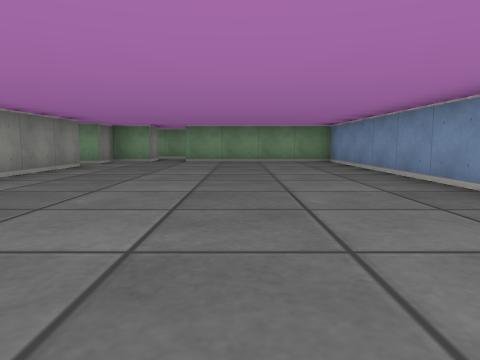
view 1 (above)

22 first-person views from a walk through a cub3D level. The camera is about half as high as the walls, tilts 6° down and sees 70° across. The floor is counted in squares. Each view is taken from the middle of a square. On the plan, view 1 faces up. The plan holds only what a view shows up to about 9 squares ahead; the rest is blank.

view 2
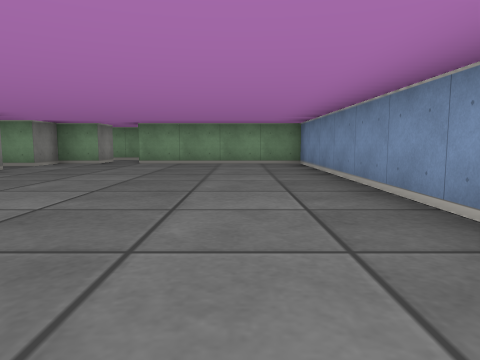

view 3
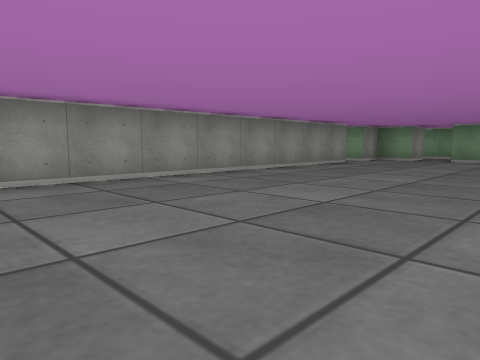

view 4
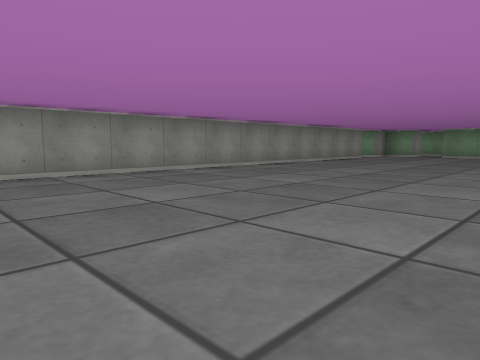

view 5
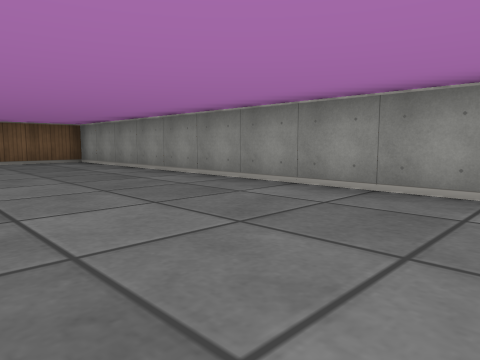

view 6
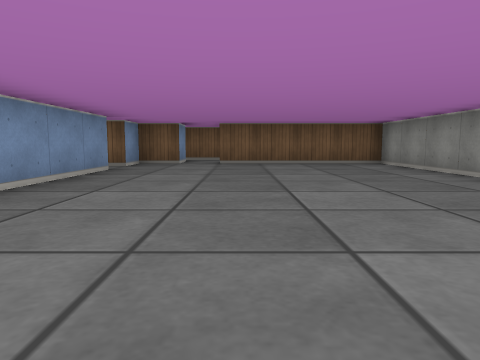

view 7
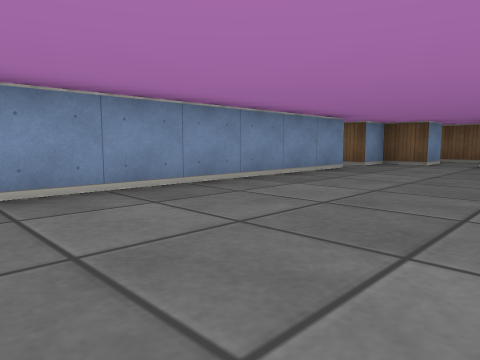

view 8
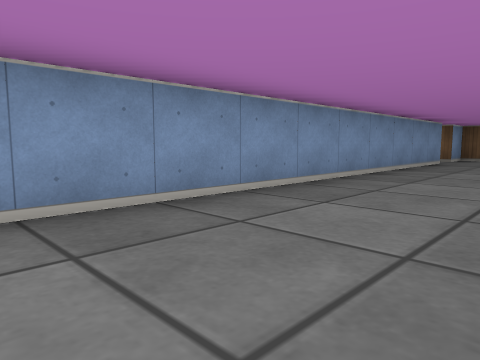

view 9
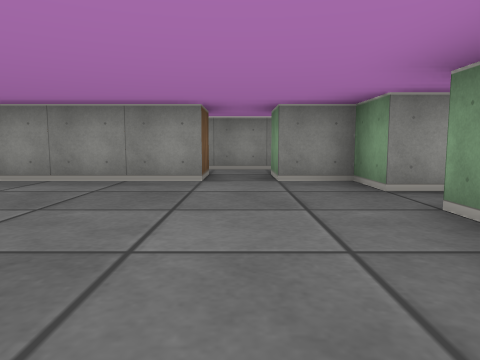

view 10
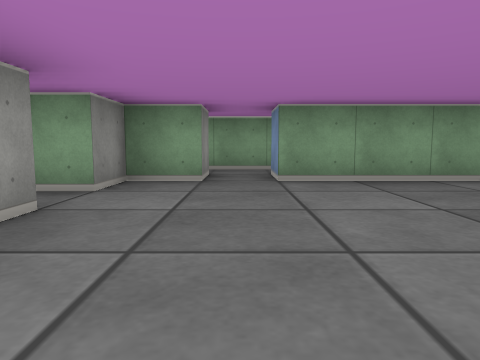

view 11
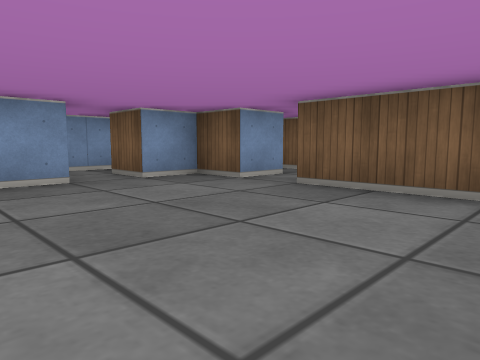

view 12
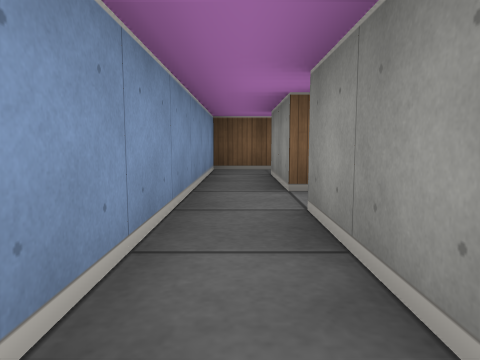

view 13
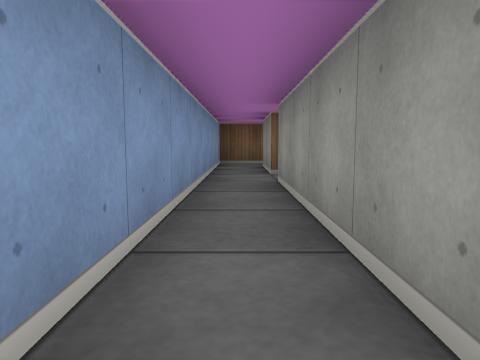

view 14
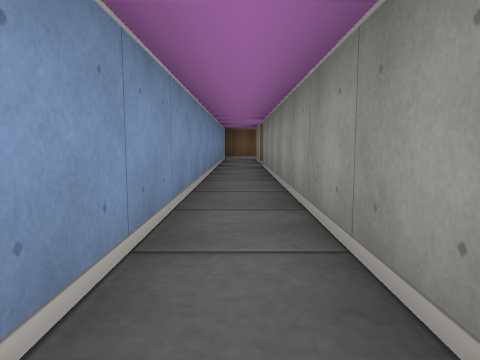

view 15
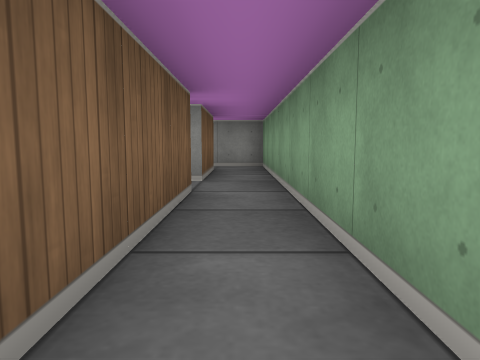

view 16
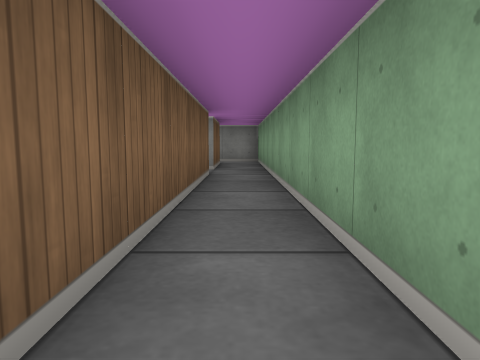

view 17
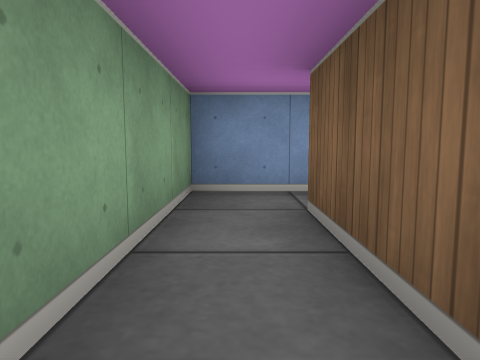

view 18
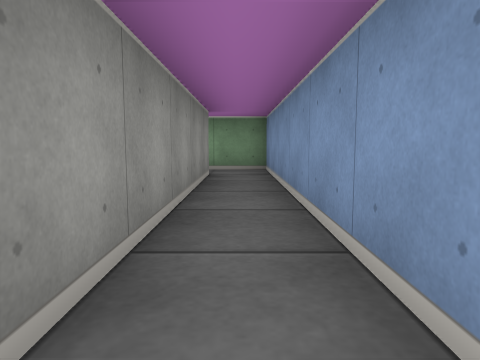

view 19
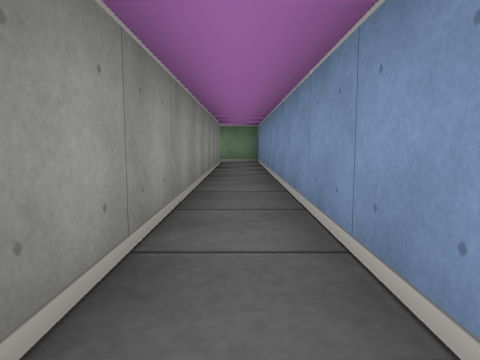

view 20
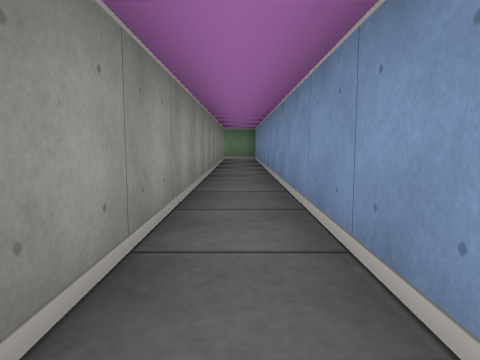

view 21
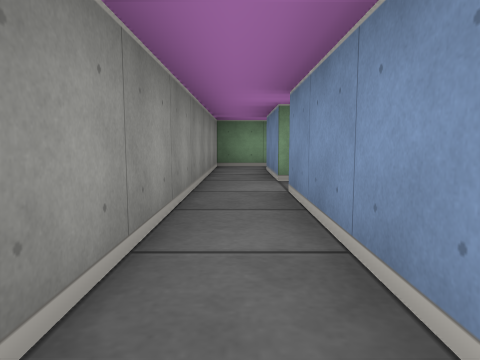

view 22
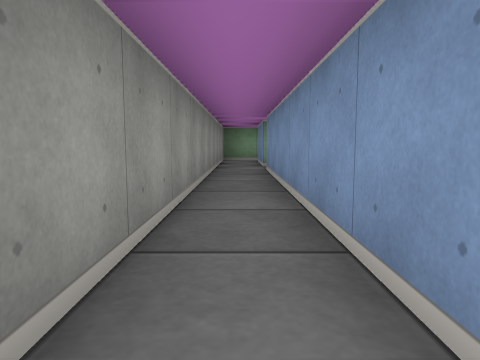

### Floor plan
Ten units are one square. View 1 is at (0, 0); x grows to the right and y downward. Boxes are objects, and circles mark ways between rooms. Rooms are numbered by the first view taken in them; rooms with no view inside come last. Other rooms are left out.
<svg viewBox="-60 -120 110 240">
<path fill="none" stroke="#000" d="M-45 -75 -35 -75 -35 95 5 95M25 76 25 -95 -15 -95M-25 -95 -35 -95 -35 -85 -45 -85M15 106 15 95 25 95 25 85M-15 -95 -15 -105 35 -105 35 75M-45 -105 -25 -105 -25 -95M45 85 45 -115 -45 -115M25 85 35 85M-45 -16 -45 -75M-55 -85 -55 -16M35 85 35 105M8 115 45 115 45 85M-45 -85 -45 -105M-45 -115 -55 -115 -55 -85"/>
<circle cx="-20" cy="-100" r="3" fill="#2a7"/>
<circle cx="30" cy="80" r="3" fill="#2a7"/>
<circle cx="-40" cy="-80" r="3" fill="#2a7"/>
<circle cx="10" cy="100" r="3" fill="#2a7"/>
<circle cx="40" cy="95" r="3" fill="#2a7"/>
<circle cx="-35" cy="-110" r="3" fill="#2a7"/>
<circle cx="25" cy="110" r="3" fill="#2a7"/>
<circle cx="-50" cy="-95" r="3" fill="#2a7"/>
<text x="-10" y="0">1</text>
<text x="40" y="-40">2</text>
<text x="-50" y="40">3</text>
<text x="40" y="100">4</text>
<text x="-50" y="-100">5</text>
</svg>
Room 1 opens to room 2. Room 1 opens to room 3. Room 2 opens to room 4. Room 2 opens to room 5. Room 3 opens to room 4. Room 3 opens to room 5.

Where each view was taken, in squares from view 1:
view 1: 0 up, 0 right, facing up
view 2: 1 up, 1 right, facing up
view 3: 1 down, 1 right, facing up-left
view 4: 4 down, 2 right, facing up-left
view 5: 0 up, 0 right, facing down-left
view 6: 1 down, 0 right, facing down
view 7: 1 down, 1 left, facing down-right
view 8: 2 up, 0 right, facing down-right
view 9: 8 up, 1 right, facing left
view 10: 5 up, 2 left, facing up
view 11: 6 down, 2 left, facing down-right
view 12: 5 down, 4 right, facing down
view 13: 3 down, 4 right, facing down
view 14: 0 up, 4 right, facing down
view 15: 11 up, 2 right, facing left
view 16: 11 up, 4 right, facing left
view 17: 11 up, 1 right, facing right
view 18: 5 up, 4 right, facing up
view 19: 2 up, 4 right, facing up
view 20: 0 up, 4 right, facing up
view 21: 4 up, 5 left, facing up
view 22: 1 up, 5 left, facing up
